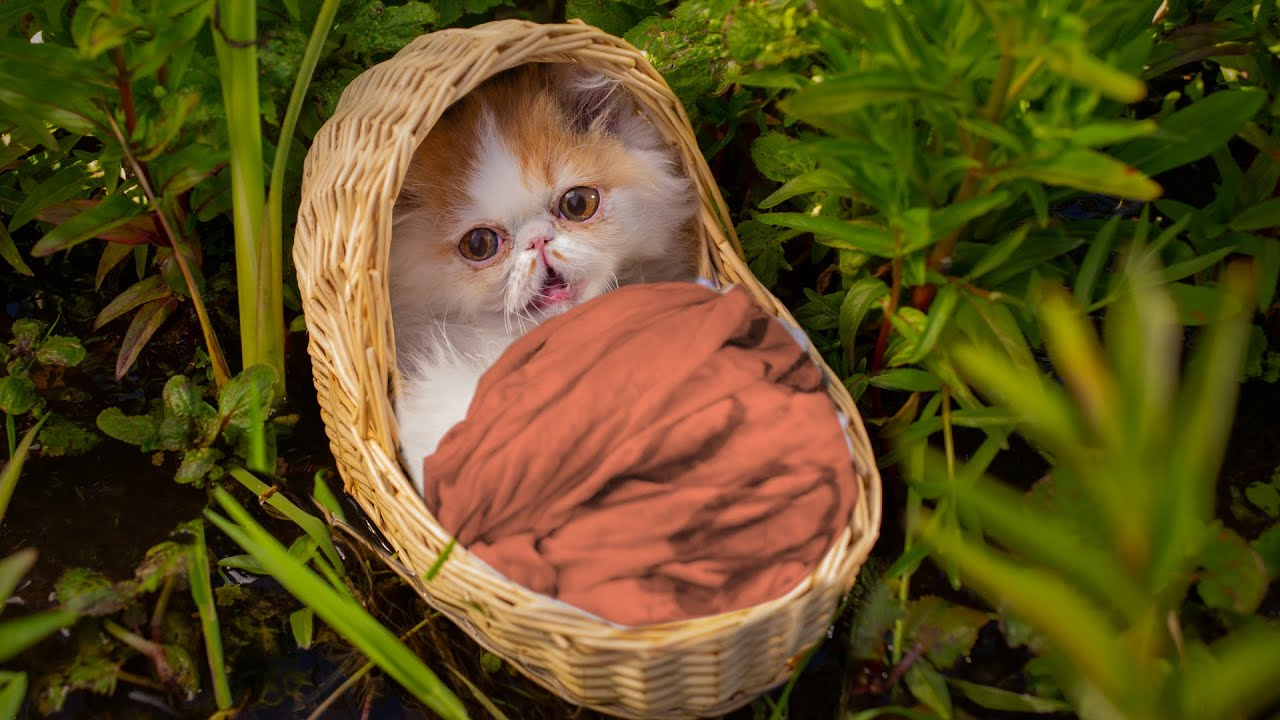
#> input picture day3/Make it gentler/cat.jpg, 1280 x 720 px, found by its file name
$ python invers.py
#> lines starting #> are read from the running program, lines starting #| are printed output that depends on the picture
import numpy as np
from PIL import Image, ImageFilter, ImageDraw
from numpy.core.fromnumeric import shape


cat = Image.open("day3\cats\cat.jpg")
#> cat is the input picture: PIL image 1280x720 RGB; mean R, G, B 92.9, 78, 31.3
draw = ImageDraw.Draw(cat)  # Создаем инструмент для рисования
width = cat.size[0]  # Определяем ширину
#> width = 1280
height = cat.size[1]  # Определяем высоту
#> height = 720
pix = cat.load()  # Выгружаем значения пикселей


# Инверсия получается путём вычета из 255 текущего цвета:

for x in range(width):
   for y in range(height):
      r = pix[x, y][0]
      g = pix[x, y][1]
      b = pix[x, y][2]
      draw.point((x, y), (255 - r, 255 - g, 255 - b))

cat.show()
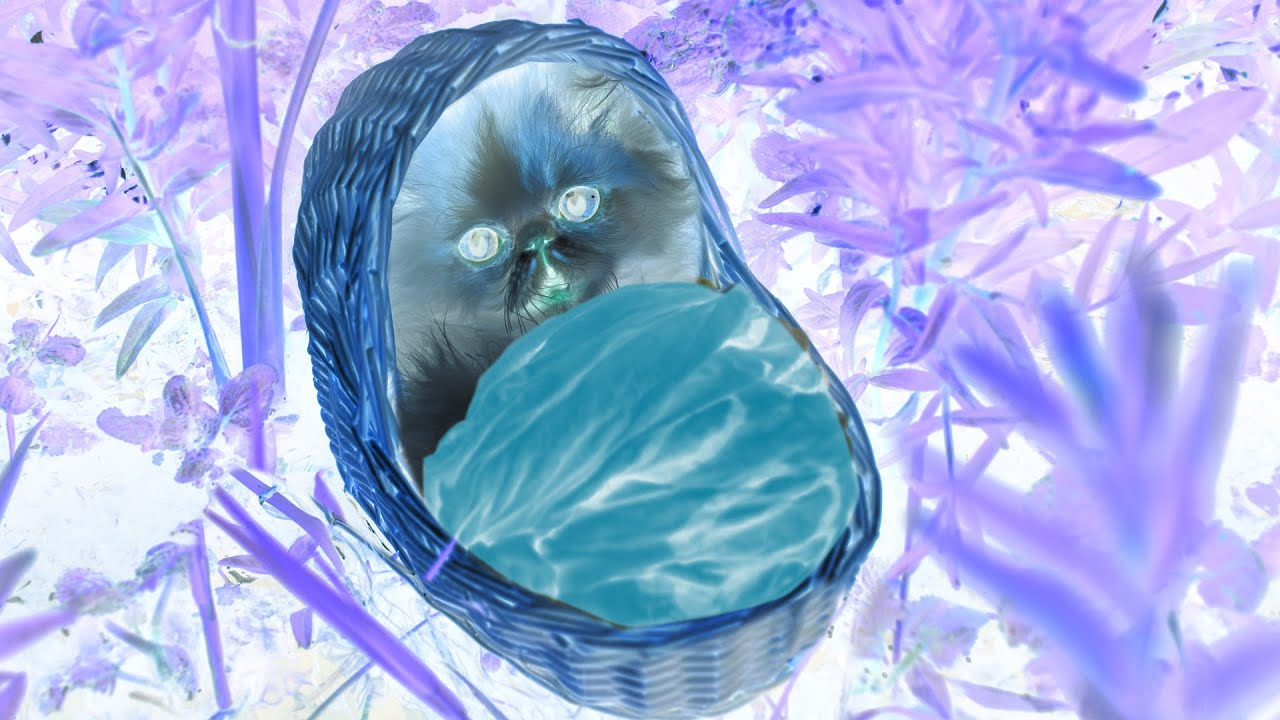
#> shown: PIL image 1280x720 RGB; mean R, G, B 162.1, 177, 223.7
